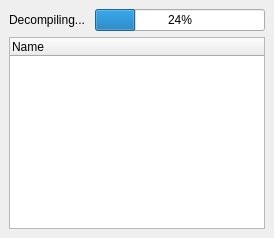
          <widget class="QWidget" name="Decompile">
           <layout class="QVBoxLayout">
            <property name="spacing">
             <number>6</number>
            </property>
            <property name="leftMargin">
             <number>9</number>
            </property>
            <property name="topMargin">
             <number>9</number>
            </property>
            <property name="rightMargin">
             <number>9</number>
            </property>
            <property name="bottomMargin">
             <number>9</number>
            </property>
            <item>
             <layout class="QHBoxLayout">
              <property name="spacing">
               <number>6</number>
              </property>
              <property name="leftMargin">
               <number>0</number>
              </property>
              <property name="topMargin">
               <number>0</number>
              </property>
              <property name="rightMargin">
               <number>0</number>
              </property>
              <property name="bottomMargin">
               <number>0</number>
              </property>
              <item>
               <widget class="QLabel" name="label_9">
                <property name="text">
                 <string>Decompiling... </string>
                </property>
               </widget>
              </item>
              <item>
               <widget class="QProgressBar" name="progressDecompile">
                <property name="value">
                 <number>24</number>
                </property>
                <property name="orientation">
                 <enum>Qt::Horizontal</enum>
                </property>
               </widget>
              </item>
             </layout>
            </item>
            <item>
             <widget class="QTreeWidget" name="decompileProcsTreeWidget">
              <property name="editTriggers">
               <set>QAbstractItemView::AnyKeyPressed|QAbstractItemView::DoubleClicked|QAbstractItemView::EditKeyPressed</set>
              </property>
              <property name="itemsExpandable">
               <bool>true</bool>
              </property>
              <column>
               <property name="text">
                <string>Name</string>
               </property>
              </column>
             </widget>
            </item>
           </layout>
          </widget>
